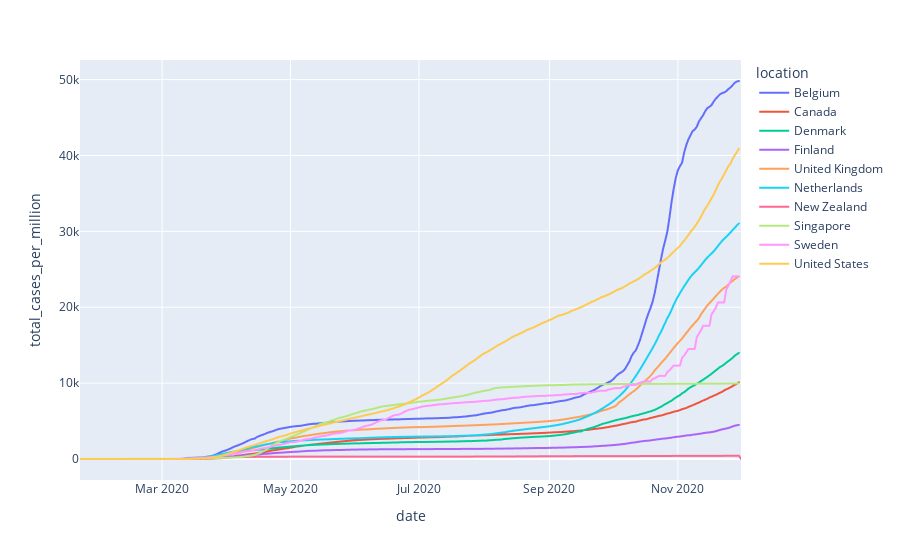

Notebook code for this chart:
### Code cell
fig2 = px.line(df, x="date", y="total_cases_per_million", color='location')
fig2.show()
fig2.write_html("date_vs_cases.html",include_plotlyjs = False)

### Figure 1 — Plotly figure (JSON) as saved in the notebook; plotly's stock layout.template omitted (floating-point values rounded to 4 significant figures; data arrays with more than 128 entries replaced by an {"elided": "..."} marker saying what was removed)
{"data": [{"hovertemplate": "location=Belgium<br>date=%{x}<br>total_cases_per_million=%{y}<extra></extra>", "legendgroup": "Belgium", "line": {"color": "#636efa", "dash": "solid"}, "mode": "lines", "name": "Belgium", "showlegend": true, "type": "scattergl", "x": {"elided": "313 str values"}, "xaxis": "x", "y": {"elided": "313 float values"}, "yaxis": "y"}, {"hovertemplate": "location=Canada<br>date=%{x}<br>total_cases_per_million=%{y}<extra></extra>", "legendgroup": "Canada", "line": {"color": "#EF553B", "dash": "solid"}, "mode": "lines", "name": "Canada", "showlegend": true, "type": "scattergl", "x": {"elided": "313 str values"}, "xaxis": "x", "y": {"elided": "313 float values"}, "yaxis": "y"}, {"hovertemplate": "location=Denmark<br>date=%{x}<br>total_cases_per_million=%{y}<extra></extra>", "legendgroup": "Denmark", "line": {"color": "#00cc96", "dash": "solid"}, "mode": "lines", "name": "Denmark", "showlegend": true, "type": "scattergl", "x": {"elided": "313 str values"}, "xaxis": "x", "y": {"elided": "313 float values"}, "yaxis": "y"}, {"hovertemplate": "location=Finland<br>date=%{x}<br>total_cases_per_million=%{y}<extra></extra>", "legendgroup": "Finland", "line": {"color": "#ab63fa", "dash": "solid"}, "mode": "lines", "name": "Finland", "showlegend": true, "type": "scattergl", "x": {"elided": "313 str values"}, "xaxis": "x", "y": {"elided": "313 float values"}, "yaxis": "y"}, {"hovertemplate": "location=United Kingdom<br>date=%{x}<br>total_cases_per_million=%{y}<extra></extra>", "legendgroup": "United Kingdom", "line": {"color": "#FFA15A", "dash": "solid"}, "mode": "lines", "name": "United Kingdom", "showlegend": true, "type": "scattergl", "x": {"elided": "313 str values"}, "xaxis": "x", "y": {"elided": "313 float values"}, "yaxis": "y"}, {"hovertemplate": "location=Netherlands<br>date=%{x}<br>total_cases_per_million=%{y}<extra></extra>", "legendgroup": "Netherlands", "line": {"color": "#19d3f3", "dash": "solid"}, "mode": "lines", "name": "Netherlands", "showlegend": true, "type": "scattergl", "x": {"elided": "313 str values"}, "xaxis": "x", "y": {"elided": "313 float values"}, "yaxis": "y"}, {"hovertemplate": "location=New Zealand<br>date=%{x}<br>total_cases_per_million=%{y}<extra></extra>", "legendgroup": "New Zealand", "line": {"color": "#FF6692", "dash": "solid"}, "mode": "lines", "name": "New Zealand", "showlegend": true, "type": "scattergl", "x": {"elided": "314 str values"}, "xaxis": "x", "y": {"elided": "314 float values"}, "yaxis": "y"}, {"hovertemplate": "location=Singapore<br>date=%{x}<br>total_cases_per_million=%{y}<extra></extra>", "legendgroup": "Singapore", "line": {"color": "#B6E880", "dash": "solid"}, "mode": "lines", "name": "Singapore", "showlegend": true, "type": "scattergl", "x": {"elided": "313 str values"}, "xaxis": "x", "y": {"elided": "313 float values"}, "yaxis": "y"}, {"hovertemplate": "location=Sweden<br>date=%{x}<br>total_cases_per_million=%{y}<extra></extra>", "legendgroup": "Sweden", "line": {"color": "#FF97FF", "dash": "solid"}, "mode": "lines", "name": "Sweden", "showlegend": true, "type": "scattergl", "x": {"elided": "313 str values"}, "xaxis": "x", "y": {"elided": "313 float values"}, "yaxis": "y"}, {"hovertemplate": "location=United States<br>date=%{x}<br>total_cases_per_million=%{y}<extra></extra>", "legendgroup": "United States", "line": {"color": "#FECB52", "dash": "solid"}, "mode": "lines", "name": "United States", "showlegend": true, "type": "scattergl", "x": {"elided": "314 str values"}, "xaxis": "x", "y": {"elided": "314 float values"}, "yaxis": "y"}], "layout": {"legend": {"title": {"text": "location"}, "tracegroupgap": 0}, "margin": {"t": 60}, "xaxis": {"anchor": "y", "domain": [0, 1], "title": {"text": "date"}}, "yaxis": {"anchor": "x", "domain": [0, 1], "title": {"text": "total_cases_per_million"}}}}
